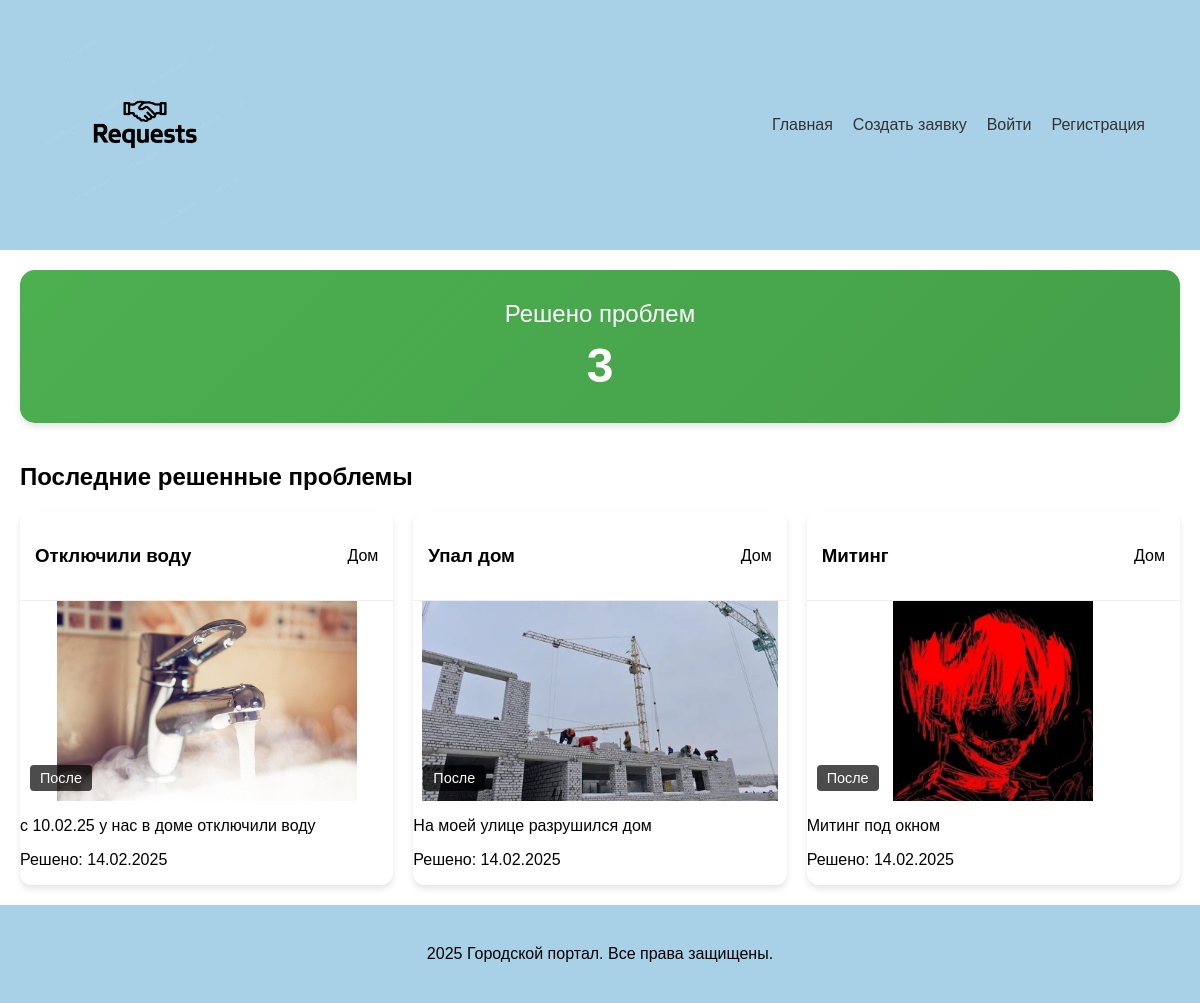
The page / on the database its author committed.
### app/models.py (models this page shows, shortened)
class Problem(models.Model):
    STATUS_CHOICES = [
        ('pending', 'На рассмотрении'),
        ('approved', 'Одобрена'),
        ('rejected', 'Отклонена'),
        ('solved', 'Решена'),
    ]
    CATEGORY_CHOICES = [
        ('repair', 'Ремонт'),
        ('cleaning', 'Уборка'),
        ('improvement', 'Благоустройство'),
        ('other', 'Другое'),
    ]
    user = models.ForeignKey(CustomUser, on_delete=models.SET_NULL, null=True, blank=True, related_name='problems')
    category = models.ForeignKey(Category, on_delete=models.CASCADE)
    title = models.CharField(max_length=200)
    description = models.TextField(null=True, blank=True)
    image_before = models.ImageField(upload_to='images/')
    image_after = models.ImageField(upload_to='images/', null=True, blank=True)
    status = models.CharField(max_length=20, choices=STATUS_CHOICES, default='pending')
    rejection_reason = models.TextField(null=True, blank=True)
    created_at = models.DateTimeField(auto_now_add=True)
    updated_at = models.DateTimeField(auto_now=True)
    is_solved = models.BooleanField(default=False)
    class Meta:
        ordering = ['-created_at']

class Category(models.Model):
    name = models.CharField(max_length=100)

### app/views.py (the view)
# urls.py: path('', views.index, name='index'),
def index(request):
    solved_problems = Problem.objects.filter(status='solved').order_by('-created_at')[:4]
    solved_count = Problem.objects.filter(status='solved').count()
    return render(request, 'app/index.html', {
        'solved_problems': solved_problems,
        'solved_count': solved_count
    })

### app/templates/app/index.html (shortened to what this page needs)
{% extends 'app/base.html' %}
{% block content %}
<div class="container">
    <div class="stats-section">
        <div class="stats-card">
            <h2>Решено проблем</h2>
            <div class="counter" id="solvedCounter">{{ solved_count }}</div>
        </div>
    </div>
    <div class="recent-solutions">
        <h2>Последние решенные проблемы</h2>
        <div class="solutions-grid">
            {% for problem in solved_problems %}
            <div class="solution-card">
                <div class="solution-header">
                    <h3>{{ problem.title }}</h3>
                    <span class="category-badge">{{ problem.category.name }}</span>
                </div>
                <div class="solution-images">
                    <div class="image-comparison">
                        <div class="image-wrapper after">
                            <span class="image-label">После</span>
                        </div>
                    </div>
                </div>
                <div class="solution-info">
                    <p class="solution-description">{{ problem.description }}</p>
                    <p class="solution-date">Решено: {{ problem.updated_at|date:"d.m.Y" }}</p>
                </div>
            </div>
            {% endfor %}
        </div>
    </div>
</div>
{% endblock %}

### app/static/app/styles.css (style rules this page uses)
body { font-family: Arial, sans-serif; margin: 0; padding: 0; background-color: #ffffff; display: flex; flex-direction: column; min-height: 100vh; }
.container { max-width: 1200px; margin: 0 auto; padding: 20px; }
.image-comparison { position: relative; width: 100%; height: auto; min-height: 200px; max-height: 500px; overflow: hidden; }
.image-wrapper { position: absolute; width: 100%; height: 100%; transition: opacity 0.5s ease-in-out; display: flex; align-items: center; justify-content: center; }
.image-label { position: absolute; bottom: 10px; left: 10px; background: rgba(0, 0, 0, 0.7); color: white; padding: 5px 10px; border-radius: 4px; font-size: 0.9em; }
.stats-section { margin-bottom: 40px; }
.stats-card { background: linear-gradient(135deg, #4CAF50, #45a049); color: white; padding: 30px; border-radius: 15px; text-align: center; box-shadow: 0 4px 6px rgba(0, 0, 0, 0.1); }
.stats-card h2 { margin: 0; font-size: 1.5em; font-weight: 500; }
.counter { font-size: 3em; font-weight: bold; margin-top: 10px; }
.solutions-grid { display: grid; grid-template-columns: repeat(auto-fit, minmax(280px, 1fr)); gap: 20px; margin-top: 20px; }
.solution-card { background: white; border-radius: 12px; overflow: hidden; box-shadow: 0 4px 6px rgba(0, 0, 0, 0.1); transition: transform 0.2s; }
.solution-header { padding: 15px; border-bottom: 1px solid #eee; display: flex; justify-content: space-between; align-items: center; }

### rows shown on the page
Problem: title "Отключили воду", category.name "Дом", description "с 10.02.25 у нас в доме отключили воду", updated_at "14.02.2025"
Problem: title "Упал дом", category.name "Дом", description "На моей улице разрушился дом", updated_at "14.02.2025"
Problem: title "Митинг", category.name "Дом", description "Митинг под окном", updated_at "14.02.2025"

### other values the page prints
{{ solved_count }} "3"
